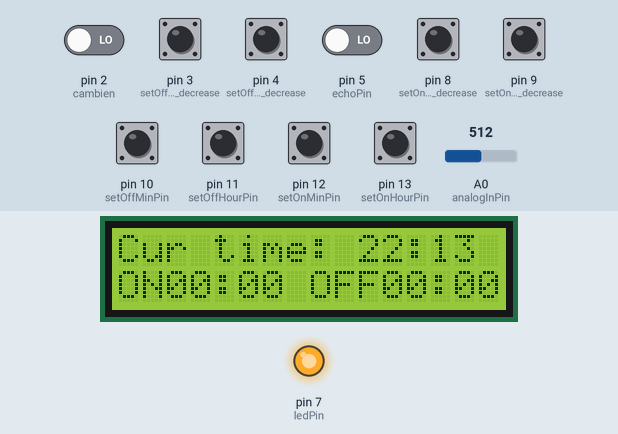
The sketch below on a simulated Arduino Uno, built with avr-gcc and run on an emulated ATmega328P. Parts: 16×2 character LCD, output pins drawn as LEDs (lit = HIGH). The inputs (shaded band) are chosen by the test bench; at power-on: pin 2 (cambien), pin 3 (setOffMinPin_decrease), pin 4 (setOffHourPin_decrease), pin 5 (echoPin), pin 8 (setOnMinPin_decrease), pin 9 (setOnHourPin_decrease), pin 10 (setOffMinPin), pin 11 (setOffHourPin), pin 12 (setOnMinPin), pin 13 (setOnHourPin) LOW, A0 (analogInPin) = 512. The local clock reads 2024-03-15 10:24:30 at power-on unless the sketch sets it; pins used as bus, display or sensor lines are not drawn; what the sketch prints to the serial monitor is not drawn.

Above: at 3.7 s.
3.8 s: A0 (analogInPin) set to 40
At 5.83 s:
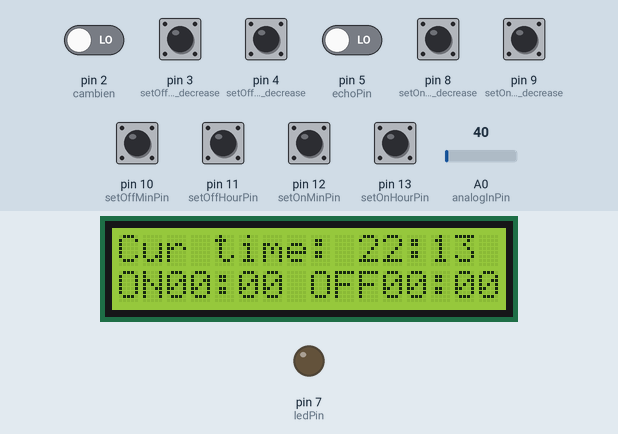
13.5 s: pin 3 (setOffMinPin_decrease) pulled HIGH for 1 s
At 19.7 s:
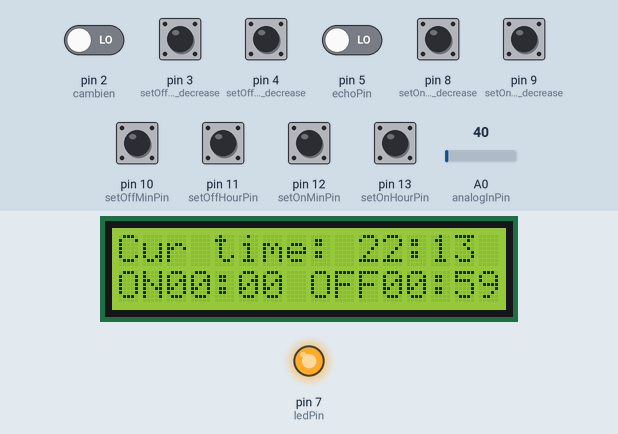
21.2 s: A0 (analogInPin) set to 33
Timing chart, 0 to 31.9 s (numbered marks = the images above; inputs shaded):
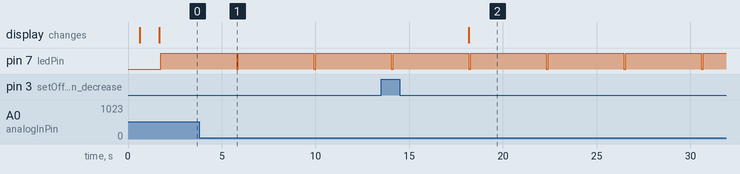

Measured:
- after the input at 13.5 s, the display: changes after 4.7 s (image 2)
- by itself, pin 7 (ledPin): alternates HIGH for 4.0 s and LOW for 0.10 s

The sketch:

main.ino
```cpp
#include <LiquidCrystal_I2C.h>
#include "RTClib.h"
LiquidCrystal_I2C lcd(0x27, 16, 2);
const int analogInPin = A0; // ESP8266 Analog Pin ADC0 = A0

int sensorValue = 0; // value read from the pot

int ledPin = 7; // pin of led
int cambien = 2;//Chân cảm biến nối chân số 8 Arduino
int giatri ;

#define echoPin 5
#define trigPin 6
long duration, distance;


// set increase pin and initial to time turn on led
int setOnHourPin = 13;
int setOnMinPin =12;
int setOnHour = 0;
int setOnMin = 0;

// set decrease pin and initial to time turn on led
int setOnHourPin_decrease = 9;
int setOnMinPin_decrease =8;
int setOnHour_decrease = 0;
int setOnMin_decrease = 0;

// set pin and initial to time turn off led
int setOffHourPin = 11;
int setOffMinPin = 10;
int setOffHour = 0;
int setOffMin = 0;

// set pin and initial to time turn off led
int setOffHourPin_decrease = 4;
int setOffMinPin_decrease = 3;
int setOffHour_decrease = 0;
int setOffMin_decrease = 0;

RTC_DS1307 rtc;


void setup()
{
    lcd.init();
    lcd.backlight();
    lcd.print("Embbeded Project");
    lcd.setCursor(0, 1);
    lcd.print("CHIEN & MINH");
    delay(500);
    lcd.setCursor(0, 0);
    lcd.print("                ");
    lcd.setCursor(0, 1);
    lcd.print("                ");

    // initialize serial communication at 115200
    Serial.begin(115200);

    // set pin mode to timer turn on led
    pinMode(setOnHourPin, INPUT);
    pinMode(setOnMinPin, INPUT);

    // set pin mode to timer turn off led
    pinMode(setOffHourPin, INPUT);
    pinMode(setOffMinPin, INPUT);

  pinMode(cambien, INPUT);

    pinMode(trigPin, OUTPUT);
    pinMode(echoPin, INPUT);

    // set pin mode of led pid
    pinMode(ledPin, OUTPUT);
    if (!rtc.begin())
    {
        Serial.print("Couldn't find RTC");
        while (1)
            ;
    }

    if (!rtc.isrunning())
    {
        Serial.print("RTC is NOT running!");
        Serial.println();
    }
    rtc.adjust(DateTime(F(__DATE__), F(__TIME__)));
    // rtc.adjust(DateTime(2014, 1, 21, 3, 0, 0));
}

void loop()
{
    int t = 2;
    // read the analog in value
      giatri = digitalRead(cambien); //Đọc giá trị digital từ cảm biến và gán vào biến giatri
    sensorValue = analogRead(analogInPin);
     Serial.print("Giá trị cảm biến là: ");
  Serial.println(sensorValue);
digitalWrite(trigPin, LOW);
    delayMicroseconds(2);
    digitalWrite(trigPin, HIGH);
    delayMicroseconds(10);

    digitalWrite(echoPin, LOW);
    duration = pulseIn(echoPin, HIGH);

    distance = duration/40;

    DateTime now = rtc.now();
    // Print to LCD current time
    lcd.setCursor(0, 0);
    lcd.print("Cur time: ");
    if (now.hour() <= 9)
    {
        lcd.print("0");
        lcd.print(now.hour());
    }
    else
    {
        lcd.print(now.hour());
    }
    lcd.print(':');
    if (now.minute() <= 9)
    {
        lcd.print("0");
        lcd.print(now.minute());
    }
    else
    {
        lcd.print(now.minute());
    }
    // print to LCD ON time
    lcd.setCursor(0, 1);
    lcd.print("ON");
    if (setOnHour <= 9)
    {
        lcd.print("0");
        lcd.print(setOnHour);
    }
    else
    {
        lcd.print(setOnHour);
    }
    lcd.print(':');
    if (setOnMin <= 9)
    {
        lcd.print("0");
        lcd.print(setOnMin);
    }
    else
    {
        lcd.print(setOnMin);
    }
    // Set ON time
    if (digitalRead(setOnHourPin) == HIGH)
    {
        setOnHour++;
        if (setOnHour > 23)
            setOnHour = 0;
    }

    if (digitalRead(setOnMinPin) == HIGH)
    {
        setOnMin++;
        if (setOnMin > 59)
            setOnMin = 0;
    }

    // Set ON time decrease
    if (digitalRead(setOnHourPin_decrease) == HIGH)
    {
        setOnHour--;
        if (setOnHour < 0)
            setOnHour = 23;
    }

    if (digitalRead(setOnMinPin_decrease) == HIGH)
    {
        setOnMin--;
        if (setOnMin < 0)
            setOnMin = 59;
    }

    // Print to LCD OFF Time

    lcd.setCursor(8, 1);
    lcd.print("OFF");
    if (setOffHour <= 9)
    {
        lcd.print("0");
        lcd.print(setOffHour);
    }
    else
    {
        lcd.print(setOffHour);
    }
    lcd.print(':');
    if (setOffMin <= 9)
    {
        lcd.print("0");
        lcd.print(setOffMin);
    }
    else
    {
        lcd.print(setOffMin);
    }
    // Set OFF time
    if (digitalRead(setOffHourPin) == HIGH)
    {
        setOffHour++;
        if (setOffHour > 23)
            setOffHour = 0;
    }

    if (digitalRead(setOffMinPin) == HIGH)
    {
        setOffMin++;
        if (setOffMin > 59)
            setOffMin = 0;
    }


  // Set OFF time decrease
    if (digitalRead(setOffHourPin_decrease) == HIGH)
    {
        setOffHour--;
        if (setOffHour < 0)
            setOffHour = 23;
    }

    if (digitalRead(setOffMinPin_decrease) == HIGH)
    {
        setOffMin--;
        if (setOffMin < 0)
            setOffMin = 59;
    }
    // Logic
    // Turn ON/OFF depend on timer

    if ( (now.hour() * 60 + now.minute() - (setOnHour* 60 + setOnMin) ) >= 0 && (now.hour() * 60 + now.minute() - (setOffHour* 60 + setOffMin) < 0))
    {
        t = 0;
    }

    else {
      t = 1;
    }

    if (t == 1)
      {
        digitalWrite(ledPin, LOW);

      }
    if(t==0){
      digitalWrite(ledPin, HIGH);
      delay(1000);
    }


    //turn ON/OFF depend on sensor
    if (sensorValue < 30)
    {
      digitalWrite(ledPin, HIGH);
      delay(1000);
    }
    if (sensorValue > 30)
    {
      digitalWrite(ledPin, LOW);
    }
   delay(100);
   if (giatri == 1)
  {
    digitalWrite(ledPin, HIGH);
    delay(3000);
  }
  else
  {
   digitalWrite(ledPin, LOW);
  }
    if(distance<40)
        {
        digitalWrite(ledPin, HIGH);
        delay(3000);
    }
    else
        {
        digitalWrite(ledPin, LOW);
}
}
```
